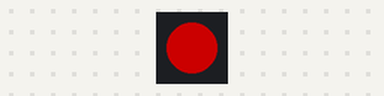
Bench run of a program on a simulated Raspberry Pi Pico running MicroPython. On the bench: 1 RGB LEDs in strip order, left to right. Dim RGB values are drawn brighter than linear.

Above: at 0.16 s.
At 2.14 s:
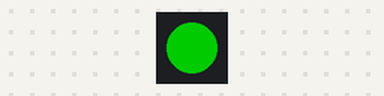
At 4.86 s:
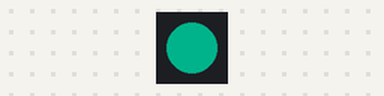
At 37.1 s:
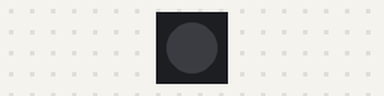
Timing chart, 0 to 40.0 s (numbered marks = the images above):
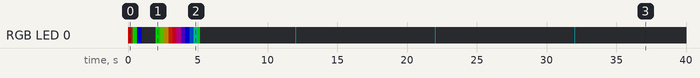

The program:

main_ext_clock_qtpy.py
```python
# (licence header left out)
from machine import Pin, Timer
from neopixel import Neopixel
import itertools
import utime

# ━━━━━━━━━━━━━━━━━━━━━━━━━━━━━━━━━━━━━━━━━━━━━━━━━━━━━━━━━━━━━━━━━━━━━━━━━━━━━━
# constants
# ┈┈┈┈┈┈┈┈┈┈┈┈┈┈┈┈┈┈┈┈┈┈┈┈┈┈┈┈┈┈┈┈┈┈┈┈┈┈┈┈┈┈┈┈┈┈┈┈┈┈┈┈┈┈┈┈┈┈┈┈┈┈┈┈┈┈┈┈┈┈┈┈┈┈┈┈┈┈

BLACK    =  (  0,   0,   0)
RED      = (255,   0,   0)
ORANGE   = (255, 165,   0)
YELLOW   = (255, 150,   0)
GREEN    = (  0, 255,   0)
CYAN     = (  0, 255, 255)
BLUE     = (  0,   0, 255)
INDIGO   = ( 75,   0, 130)
VIOLET   = (138,  43, 226)
MAGENTA  = (255, 255,   0)
SKY_BLUE = ( 40,   0,  72)

# ━━━━━━━━━━━━━━━━━━━━━━━━━━━━━━━━━━━━━━━━━━━━━━━━━━━━━━━━━━━━━━━━━━━━━━━━━━━━━━
# configure pins
# ┈┈┈┈┈┈┈┈┈┈┈┈┈┈┈┈┈┈┈┈┈┈┈┈┈┈┈┈┈┈┈┈┈┈┈┈┈┈┈┈┈┈┈┈┈┈┈┈┈┈┈┈┈┈┈┈┈┈┈┈┈┈┈┈┈┈┈┈┈┈┈┈┈┈┈┈┈┈

# external clock pin ("MO")
clock_pin_m0 = Pin(3, Pin.OUT)

# external clock pin ("M1")
clock_pin_m1 = Pin(4, Pin.OUT)

# NeoPixel power pin 11
power_pin = Pin(11, Pin.OUT)
power_pin.value(1)

# NeoPixel pin 12
neopix = Neopixel(num_leds=1, state_machine=0, pin=12, mode="GRB")
neopix.brightness(108)

# ━━━━━━━━━━━━━━━━━━━━━━━━━━━━━━━━━━━━━━━━━━━━━━━━━━━━━━━━━━━━━━━━━━━━━━━━━━━━━━
# functions
# ┈┈┈┈┈┈┈┈┈┈┈┈┈┈┈┈┈┈┈┈┈┈┈┈┈┈┈┈┈┈┈┈┈┈┈┈┈┈┈┈┈┈┈┈┈┈┈┈┈┈┈┈┈┈┈┈┈┈┈┈┈┈┈┈┈┈┈┈┈┈┈┈┈┈┈┈┈┈

# ┈┈┈┈┈┈┈┈┈┈┈┈┈┈┈┈┈┈┈┈┈┈┈┈┈┈┈┈┈┈┈┈┈┈┈┈┈┈┈┈┈┈┈┈┈┈┈┈┈┈┈┈┈┈┈┈┈┈
def wheel(pos):
    '''
    Input a value 0 to 255 to get a color value.
    The colours are a transition r - g - b - back to r.
    '''
    if pos < 0 or pos > 255:
        r = g = b = 0
    elif pos < 85:
        r = int(pos * 3)
        g = int(255 - pos * 3)
        b = 0
    elif pos < 170:
        pos -= 85
        r = int(255 - pos * 3)
        g = 0
        b = int(pos * 3)
    else:
        pos -= 170
        r = 0
        g = int(pos * 3)
        b = int(255 - pos * 3)
    return (r, g, b)

# ┈┈┈┈┈┈┈┈┈┈┈┈┈┈┈┈┈┈┈┈┈┈┈┈┈┈┈┈┈┈┈┈┈┈┈┈┈┈┈┈┈┈┈┈┈┈┈┈┈┈┈┈┈┈┈┈┈┈
def tick0():
    global g_counter
    clock_pin_m0.value(not clock_pin_m0.value())
    # now some fluff
    _count = next(g_counter)
    if _count % 500 == 0.0:
        neopix.set_pixel(0, RED)
    elif _count % 50 == 0.0:
        neopix.set_pixel(0, CYAN)
    neopix.show()
    utime.sleep(0.01)
    neopix.set_pixel(0, BLACK)
    neopix.show()

# ┈┈┈┈┈┈┈┈┈┈┈┈┈┈┈┈┈┈┈┈┈┈┈┈┈┈┈┈┈┈┈┈┈┈┈┈┈┈┈┈┈┈┈┈┈┈┈┈┈┈┈┈┈┈┈┈┈┈
def tick1():
#   clock_pin_m1.value(not clock_pin_m1.value())
    clock_pin_m1.value(0)
    clock_pin_m1.value(1)

def rgb_blink():
    for color in [RED, GREEN, BLUE]:
        neopix.set_pixel(0, color)
        neopix.show()
        utime.sleep(0.33)
    neopix.set_pixel(0, BLACK)
    neopix.show()
    utime.sleep(1.0)

def unicorns():
    for i in range(1):
        for j in range(255):
            neopix.set_pixel(0, wheel(j))
            neopix.show()
            utime.sleep(0.01)
    neopix.set_pixel(0, BLACK)
    neopix.show()

# ━━━━━━━━━━━━━━━━━━━━━━━━━━━━━━━━━━━━━━━━━━━━━━━━━━━━━━━━━━━━━━━━━━━━━━━━━━━━━━
# execute
# ┈┈┈┈┈┈┈┈┈┈┈┈┈┈┈┈┈┈┈┈┈┈┈┈┈┈┈┈┈┈┈┈┈┈┈┈┈┈┈┈┈┈┈┈┈┈┈┈┈┈┈┈┈┈┈┈┈┈┈┈┈┈┈┈┈┈┈┈┈┈┈┈┈┈┈┈┈┈

g_counter = itertools.count()

rgb_blink()

_ext_clock_timer_0 = Timer(period=50, mode=Timer.PERIODIC, callback=lambda x: tick0())

_ext_clock_timer_1 = Timer(period=51, mode=Timer.PERIODIC, callback=lambda x: tick1())

unicorns()

#EOF
```

Measured:
- by itself, RGB LED 0: off → RGB(108, 0, 0) at 0.00 s, → RGB(0, 108, 0) 0.33 s later, → RGB(0, 0, 108) 0.33 s later, → off 0.33 s later, … (44 changes in this stretch)
